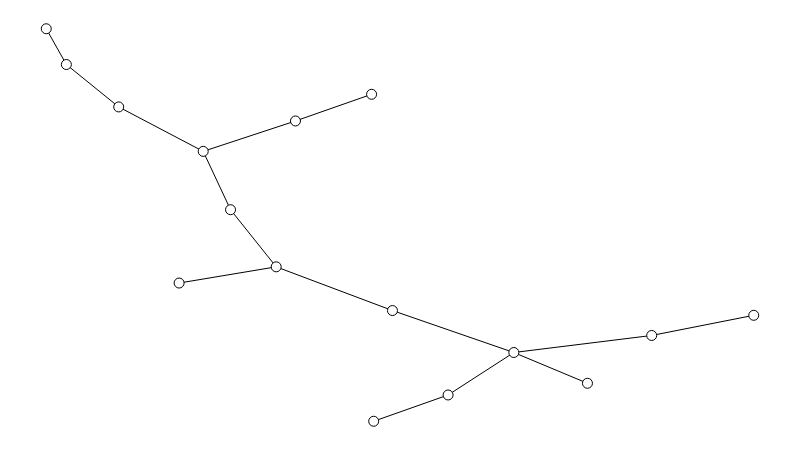

Write notebook code for a chart like this one.
### Markdown cell above
## Caminhos relativamente curtos

Primeiramente, precisamos evitar caracterizações baseadas em algum "número mágico" como [seis](https://en.wikipedia.org/wiki/Six_degrees_of_separation). A diferença entre os comprimentos médios obtidos pelo Milgram e os comprimentos médios obtidos do Spotify exigem uma caracterização mais genérica.

Informalmente, a definição de pequeno mundo já foi estabelecida: um grafo cujos caminhos são *relativamente curtos*. Nosso objetivo é formalizar o suficiente essa definição para poder usá-la em um teste de hipótese.

Um primeiro passso natural é tentar visualizar uma rede pequeno mundo para obter *insights* sobre a "cara" dela.

Nas lousinhas, as duplas Graicer/Tirta e Fred/Rapha apresentaram propostas baseadas em *árvore*. Uma árvore é uma *rede conexa sem circuitos*, ou seja, é um grafo com as seguintes propriedades:

* entre quaisquer dois nós, existe um caminho;
* esse caminho é o único entre esses nós.

O módulo *NetworkX* possui uma função pronta para gerar uma árvore aleatória com dado número de nós.

### Code cell
# Gera uma árvore aleatória.
g = nx.random_tree(NUM_NODES)

# Atribui posições aos nós.
sn.set_spring_positions(g)

# Mostra o grafo.
show_graph(g)

### Figure 1 — Plotly figure (JSON) as saved in the notebook; plotly's stock layout.template omitted (floating-point values rounded to 4 significant figures)
{"data": [{"hoverinfo": "none", "line": {"color": "rgb(0, 0, 0)", "width": 1}, "mode": "lines", "type": "scatter", "uid": "8e64f5d2-a9f9-11e8-a7c6-24f5aaf6d19e", "x": [0.1878, 0.325, null, 0.2605, 0.2219, null, 0.2605, 0.325, null, 0.4893, 0.6609, null, 0.4893, 0.325, null, 0.6609, 0.765, null, 0.6609, 0.8557, null, 0.6609, 0.568, null, 0.4628, 0.568, null, 0.02843, 0, null, 0.02843, 0.1024, null, 0.4598, 0.3523, null, 1, 0.8557, null, 0.3523, 0.2219, null, 0.2219, 0.1024, null], "y": [0.3521, 0.3934, null, 0.539, 0.6876, null, 0.539, 0.3934, null, 0.282, 0.1751, null, 0.282, 0.3934, null, 0.1751, 0.09673, null, 0.1751, 0.2186, null, 0.1751, 0.06694, null, 0, 0.06694, null, 0.9089, 1, null, 0.9089, 0.8008, null, 0.833, 0.765, null, 0.2699, 0.2186, null, 0.765, 0.6876, null, 0.6876, 0.8008, null]}, {"hoverinfo": "none", "marker": {"color": "rgb(255, 255, 255)", "line": {"color": "rgb(0, 0, 0)", "width": 1}, "size": 10}, "mode": "markers+text", "text": [], "textfont": {"color": "rgb(0, 0, 0)"}, "textposition": "middle center", "type": "scatter", "uid": "8e651cdc-a9f9-11e8-8eb7-24f5aaf6d19e", "x": [0.1878, 0.2605, 0.4893, 0.6609, 0.4628, 0.02843, 0.765, 0.4598, 1, 0.3523, 0.2219, 0.8557, 0, 0.1024, 0.568, 0.325], "y": [0.3521, 0.539, 0.282, 0.1751, 0, 0.9089, 0.09673, 0.833, 0.2699, 0.765, 0.6876, 0.2186, 1, 0.8008, 0.06694, 0.3934]}], "layout": {"height": 450, "margin": {"b": 0, "l": 0, "r": 0, "t": 0}, "showlegend": false, "width": 800, "xaxis": {"showgrid": false, "showticklabels": false, "zeroline": false}, "yaxis": {"showgrid": false, "showticklabels": false, "zeroline": false}}}
